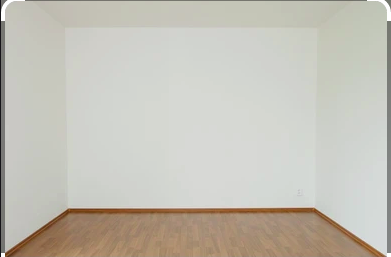
//> input picture image5.png, 391 x 257 px
$ ./main   (built with g++ and OpenCV 4)
//> lines starting //> are read from the running program, lines starting //| are printed output that depends on the picture
#include "opencv2/imgcodecs.hpp"
#include "opencv2/highgui.hpp"
#include "opencv2/imgproc.hpp"
using namespace cv;
using namespace std;
int main(int argc, char** argv)
{
    // Declare the output variables
    Mat dst, cdst, cdstP;
    const char* default_file = "/home/rajath/Desktop/opencv-cannyedge/image5.png";
    const char* filename = argc >=2 ? argv[1] : default_file;
    // Loads an image
    Mat src = imread( samples::findFile( filename ), IMREAD_GRAYSCALE );
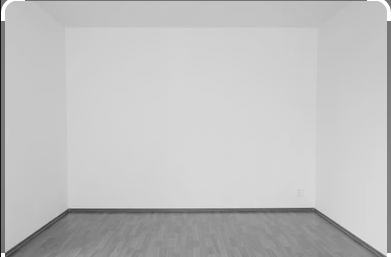
//> src: 257 rows x 391 cols, CV_8UC1; min 20, max 255, mean 192.1
    // Check if image is loaded fine
    if(src.empty()){
        printf(" Error opening image\n");
        printf(" Program Arguments: [image_name -- default %s] \n", default_file);
        return -1;
    }
    // Edge detection
    Canny(src, dst, 50, 200, 3);
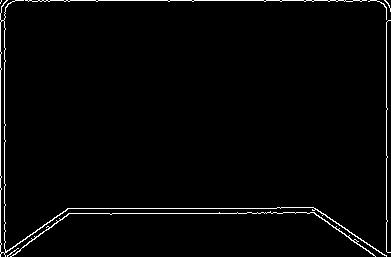
//> dst: 257 rows x 391 cols, CV_8UC1; 2.1% white in thin lines or dots
    // Copy edges to the images that will display the results in BGR
    cvtColor(dst, cdst, COLOR_GRAY2BGR);
//> cdst: 257 rows x 391 cols, CV_8UC3; 2.1% white in thin lines or dots
    cdstP = cdst.clone();
    // Standard Hough Line Transform
    vector<Vec2f> lines; // will hold the results of the detection
    HoughLines(dst, lines, 1, CV_PI/180, 150, 0, 0 ); // runs the actual detection
//> lines = 6 lines (rho, theta): [0, 1.57], [386, 0], [0, 0], [4, 0], [208, 1.57], [213, 1.57]
    // Draw the lines
    for( size_t i = 0; i < lines.size(); i++ )
    {
        float rho = lines[i][0], theta = lines[i][1];
        Point pt1, pt2;
        double a = cos(theta), b = sin(theta);
        double x0 = a*rho, y0 = b*rho;
        pt1.x = cvRound(x0 + 1000*(-b));
        pt1.y = cvRound(y0 + 1000*(a));
        pt2.x = cvRound(x0 - 1000*(-b));
        pt2.y = cvRound(y0 - 1000*(a));
        line( cdst, pt1, pt2, Scalar(0,0,255), 3, LINE_AA);
    }
//> this loop made 6 passes
//> (rho, theta, a, b, x0, y0) on passes 1 to 6: (0, 1.57, -4.37e-08, 1, 0, 0), (386, 0, 1, 0, 386, 0), (0, 0, 1, 0, 0, 0), (4, 0, 1, 0, 4, 0), (208, 1.57, -4.37e-08, 1, -9.09e-06, 208), (213, 1.57, -4.37e-08, 1, -9.31e-06, 213)
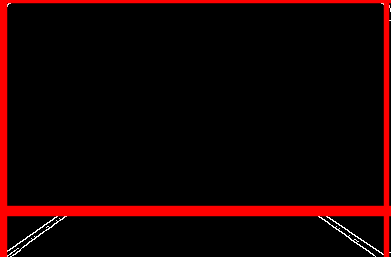
//> cdst: 257 rows x 391 cols, CV_8UC3; mean B, G, R 1.1, 1.1, 22.4
    // Probabilistic Line Transform
    vector<Vec4i> linesP; // will hold the results of the detection
    HoughLinesP(dst, linesP, 1, CV_PI/180, 50, 50, 10 ); // runs the actual detection
//> linesP = 11 lines (x1, y1, x2, y2), first 8: [1, 0, 385, 0], [0, 256, 0, 2], [4, 254, 4, 2], [386, 256, 386, 1], [67, 208, 280, 208], [60, 213, 282, 213], [307, 207, 375, 256], [315, 208, 376, 250]
    // Draw the lines
    for( size_t i = 0; i < linesP.size(); i++ )
    {
        Vec4i l = linesP[i];
        line( cdstP, Point(l[0], l[1]), Point(l[2], l[3]), Scalar(0,0,255), 3, LINE_AA);
    }
//> this loop made 11 passes
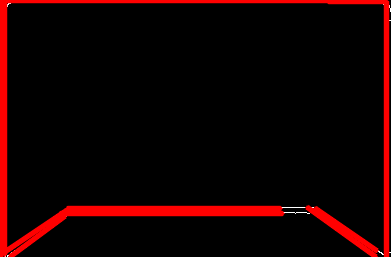
//> cdstP: 257 rows x 391 cols, CV_8UC3; mean B, G, R 0.2, 0.2, 21.3
    // Show results
    imshow("Source", src);
    imshow("Detected Lines (in red) - Standard Hough Line Transform", cdst);
    imshow("Detected Lines (in red) - Probabilistic Line Transform", cdstP);
    // Wait and Exit
    waitKey();
    return 0;
}
